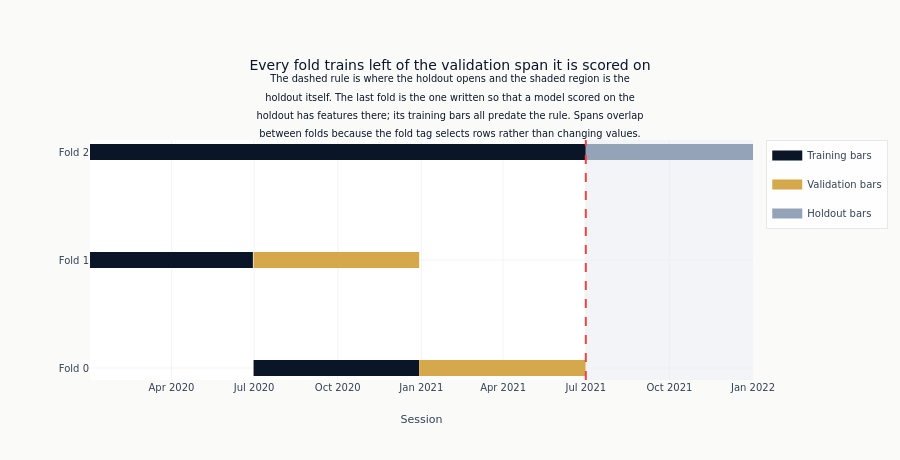

Notebook code cell kept with this figure:
### Markdown cell above
**Figure F1** draws what the artifact will contain. Each fold is a training span and the
validation span that follows it; the last row is the extra fold written for the holdout
period, whose training bars all lie before the holdout opens so that a model scored on the
holdout has features for it without any of them having been built from it. The point to read
off the figure is that no bar of any training span lies to the right of the rule.

### Code cell
spans = [
    (f"Fold {s['fold']}", kind, pd.Timestamp(s[f"{key}_start"]), pd.Timestamp(s[f"{key}_end"]))
    for s in splits
    for kind, key in (("Training bars", "train"), ("Validation bars", "val"))
]
spans += [
    (
        f"Fold {N_FOLDS}",
        "Training bars",
        min(w[0] for w in fold_window.values()),
        HOLDOUT_START,
    ),
    (f"Fold {N_FOLDS}", "Holdout bars", HOLDOUT_START, HOLDOUT_END_EXCLUSIVE),
]
span_colors = {
    "Training bars": COLORS["blue"],
    "Validation bars": COLORS["amber"],
    "Holdout bars": COLORS["recede"],
}

fig = go.Figure()
seen = set()
for row, kind, start, end in spans:
    fig.add_trace(
        go.Scatter(
            x=[start.isoformat(), end.isoformat()],
            y=[row, row],
            mode="lines",
            line={"width": 16, "color": span_colors[kind]},
            name=kind,
            legendgroup=kind,
            showlegend=kind not in seen,
        )
    )
    seen.add(kind)

fig.add_vrect(
    x0=HOLDOUT_START.isoformat(),
    x1=HOLDOUT_END_EXCLUSIVE.isoformat(),
    fillcolor=COLORS["recede"],
    opacity=0.12,
    line_width=0,
    layer="below",
)
fig.add_vline(x=HOLDOUT_START.isoformat(), line_dash="dash", line_color=COLORS["negative"])
fig.update_layout(
    title=(
        "Every fold trains left of the validation span it is scored on"
        "<br><sup>The dashed rule is where the holdout opens and the shaded region is the"
        "<br>holdout itself. The last fold is the one written so that a model scored on the"
        "<br>holdout has features there; its training bars all predate the rule. Spans overlap"
        "<br>between folds because the fold tag selects rows rather than changing values.</sup>"
    ),
    xaxis_title="Session",
    yaxis_title="",
    height=460,
    margin={"l": 90, "t": 140},
)
fig.show()

### Figure 1 — Plotly figure (JSON) as saved in the notebook; plotly's stock layout.template omitted (floating-point values rounded to 4 significant figures)
{"data": [{"legendgroup": "Training bars", "line": {"color": "#0a1628", "width": 16}, "mode": "lines", "name": "Training bars", "showlegend": true, "type": "scatter", "x": ["2020-06-30T09:31:00", "2020-12-29T15:22:00"], "y": ["Fold 0", "Fold 0"]}, {"legendgroup": "Validation bars", "line": {"color": "#D4A84B", "width": 16}, "mode": "lines", "name": "Validation bars", "showlegend": true, "type": "scatter", "x": ["2020-12-29T15:38:00", "2021-06-30T15:44:00"], "y": ["Fold 0", "Fold 0"]}, {"legendgroup": "Training bars", "line": {"color": "#0a1628", "width": 16}, "mode": "lines", "name": "Training bars", "showlegend": false, "type": "scatter", "x": ["2020-01-02T09:30:00", "2020-06-29T15:44:00"], "y": ["Fold 1", "Fold 1"]}, {"legendgroup": "Validation bars", "line": {"color": "#D4A84B", "width": 16}, "mode": "lines", "name": "Validation bars", "showlegend": false, "type": "scatter", "x": ["2020-06-30T09:31:00", "2020-12-29T15:37:00"], "y": ["Fold 1", "Fold 1"]}, {"legendgroup": "Training bars", "line": {"color": "#0a1628", "width": 16}, "mode": "lines", "name": "Training bars", "showlegend": false, "type": "scatter", "x": ["2020-01-02T09:30:00", "2021-07-01T00:00:00"], "y": ["Fold 2", "Fold 2"]}, {"legendgroup": "Holdout bars", "line": {"color": "#94a3b8", "width": 16}, "mode": "lines", "name": "Holdout bars", "showlegend": true, "type": "scatter", "x": ["2021-07-01T00:00:00", "2022-01-01T00:00:00"], "y": ["Fold 2", "Fold 2"]}], "layout": {"height": 460, "margin": {"l": 90, "t": 140}, "shapes": [{"fillcolor": "#94a3b8", "layer": "below", "line": {"width": 0}, "opacity": 0.12, "type": "rect", "x0": "2021-07-01T00:00:00", "x1": "2022-01-01T00:00:00", "xref": "x", "y0": 0, "y1": 1, "yref": "y domain"}, {"line": {"color": "#ef4444", "dash": "dash"}, "type": "line", "x0": "2021-07-01T00:00:00", "x1": "2021-07-01T00:00:00", "xref": "x", "y0": 0, "y1": 1, "yref": "y domain"}], "title": {"text": "Every fold trains left of the validation span it is scored on<br><sup>The dashed rule is where the holdout opens and the shaded region is the<br>holdout itself. The last fold is the one written so that a model scored on the<br>holdout has features there; its training bars all predate the rule. Spans overlap<br>between folds because the fold tag selects rows rather than changing values.</sup>"}, "xaxis": {"title": {"text": "Session"}}, "yaxis": {"title": {"text": ""}}}}
